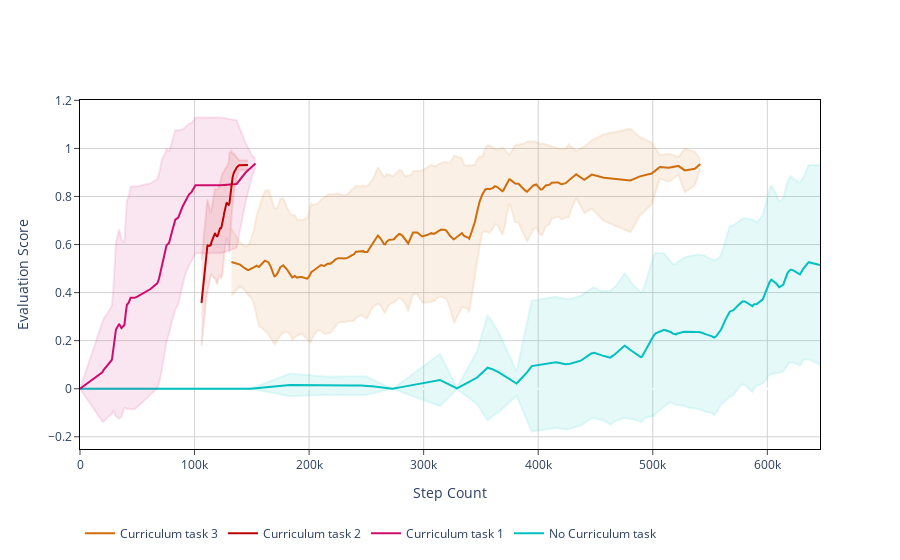

Write notebook code for a chart like this one.
### Markdown cell above
## PPO

### Code cell
vis.plot_trajectories(
    [ppo_stats_nocurr, ppo_stats_curr],
    time_domain='steps',
    show_std=True,
)
